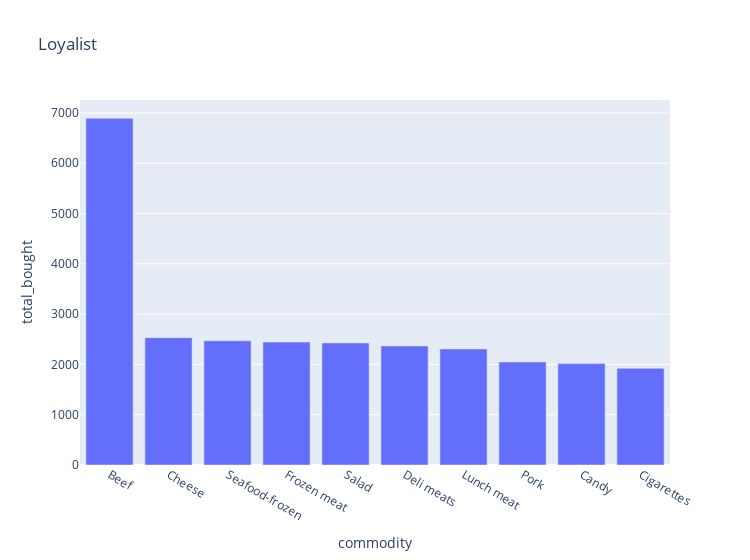

Here is the notebook cell this chart was saved with:
### Code cell
#* Loyalist

fig_loy = px.bar(top_commodities_in_loy, x='commodity', y='total_bought', width=750, title='Loyalist')
fig_loy.show()

### Figure 1 — Plotly figure (JSON) as saved in the notebook; plotly's stock layout.template omitted (floating-point values rounded to 4 significant figures)
{"data": [{"alignmentgroup": "True", "hovertemplate": "commodity=%{x}<br>total_bought=%{y}<extra></extra>", "legendgroup": "", "marker": {"color": "#636efa", "pattern": {"shape": ""}}, "name": "", "offsetgroup": "", "orientation": "v", "showlegend": false, "textposition": "auto", "type": "bar", "x": ["Beef", "Cheese", "Seafood-frozen", "Frozen meat", "Salad", "Deli meats", "Lunch meat", "Pork", "Candy", "Cigarettes"], "xaxis": "x", "y": [6894.0, 2532.0, 2469.0, 2445.0, 2426.0, 2367.0, 2308.0, 2049.0, 2016.0, 1922.0], "yaxis": "y"}], "layout": {"barmode": "relative", "legend": {"tracegroupgap": 0}, "title": {"text": "Loyalist"}, "width": 750, "xaxis": {"anchor": "y", "domain": [0, 1], "title": {"text": "commodity"}}, "yaxis": {"anchor": "x", "domain": [0, 1], "title": {"text": "total_bought"}}}}
